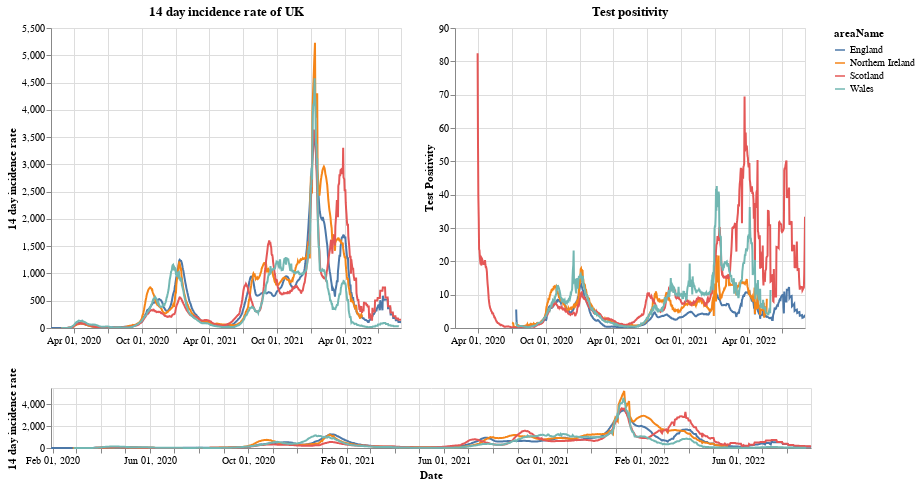

Notebook code cell kept with this figure:
### Markdown cell above
# Plots

First a plot with each country in the UK. The top right shows the positivity rate for (which is the percentage of registered tests which were positive) while the top left is the 14 day incidence rate. The bottom chart can be used to select the timeframe (does not work on a mobile device).

### Code cell
#collapse
brush = alt.selection(type='interval', name='DateBrush',encodings=['x'],fields=['Time'])
leg_selection = alt.selection_multi(fields=['areaName'], bind='legend')

base = alt.Chart(uk_cases).mark_line().encode(
    x=alt.X("yearmonthdate(date):T", axis=alt.Axis(title='Date')),
    y=alt.Y("twoWeeklyCasesRate:Q", axis=alt.Axis(title='14 day incidence rate')),
    tooltip=['areaName', 'date','twoWeeklyCasesRate', 'testPositivity'],
    color='areaName',
    opacity=alt.condition(leg_selection, alt.value(2), alt.value(0.1))
).add_selection(leg_selection).properties(width=350)

upper = base.encode(alt.X('yearmonthdate(date):T', axis=alt.Axis(title=''),
                         scale=alt.Scale(domain=brush))
                   ).properties(title=f'14 day incidence rate of UK')
upper_right = upper.encode(alt.Y('testPositivity:Q', axis=alt.Axis(title='Test Positivity'))).properties(title='Test positivity')
lower = base.properties(height=60, width = 760).add_selection(brush)

(upper | upper_right) & lower

### Figure 1 — Vega-Lite specification as saved in the notebook (floating-point values rounded to 4 significant figures; data arrays with more than 128 entries replaced by an {"elided": "..."} marker saying what was removed)
{"config": {"view": {"continuousWidth": 400, "continuousHeight": 300}}, "vconcat": [{"hconcat": [{"mark": "line", "encoding": {"color": {"type": "nominal", "field": "areaName"}, "opacity": {"condition": {"value": 2, "selection": "selector001"}, "value": 0.1}, "tooltip": [{"type": "nominal", "field": "areaName"}, {"type": "temporal", "field": "date"}, {"type": "quantitative", "field": "twoWeeklyCasesRate"}, {"type": "quantitative", "field": "testPositivity"}], "x": {"type": "temporal", "axis": {"title": ""}, "field": "date", "scale": {"domain": {"selection": "DateBrush"}}, "timeUnit": "yearmonthdate"}, "y": {"type": "quantitative", "axis": {"title": "14 day incidence rate"}, "field": "twoWeeklyCasesRate"}}, "selection": {"selector001": {"type": "multi", "fields": ["areaName"], "bind": "legend"}}, "title": "14 day incidence rate of UK", "width": 350}, {"mark": "line", "encoding": {"color": {"type": "nominal", "field": "areaName"}, "opacity": {"condition": {"value": 2, "selection": "selector001"}, "value": 0.1}, "tooltip": [{"type": "nominal", "field": "areaName"}, {"type": "temporal", "field": "date"}, {"type": "quantitative", "field": "twoWeeklyCasesRate"}, {"type": "quantitative", "field": "testPositivity"}], "x": {"type": "temporal", "axis": {"title": ""}, "field": "date", "scale": {"domain": {"selection": "DateBrush"}}, "timeUnit": "yearmonthdate"}, "y": {"type": "quantitative", "axis": {"title": "Test Positivity"}, "field": "testPositivity"}}, "selection": {"selector001": {"type": "multi", "fields": ["areaName"], "bind": "legend"}}, "title": "Test positivity", "width": 350}]}, {"mark": "line", "encoding": {"color": {"type": "nominal", "field": "areaName"}, "opacity": {"condition": {"value": 2, "selection": "selector001"}, "value": 0.1}, "tooltip": [{"type": "nominal", "field": "areaName"}, {"type": "temporal", "field": "date"}, {"type": "quantitative", "field": "twoWeeklyCasesRate"}, {"type": "quantitative", "field": "testPositivity"}], "x": {"type": "temporal", "axis": {"title": "Date"}, "field": "date", "timeUnit": "yearmonthdate"}, "y": {"type": "quantitative", "axis": {"title": "14 day incidence rate"}, "field": "twoWeeklyCasesRate"}}, "height": 60, "selection": {"selector001": {"type": "multi", "fields": ["areaName"], "bind": "legend"}, "DateBrush": {"type": "interval", "encodings": ["x"], "fields": ["Time"]}}, "width": 760}], "data": {"name": "data-2d0ca84c14c8e71aaed6572112679ec2"}, "$schema": "https://vega.github.io/schema/vega-lite/v4.8.1.json", "datasets": {"data-2d0ca84c14c8e71aaed6572112679ec2": {"elided": "3587 records"}}}
